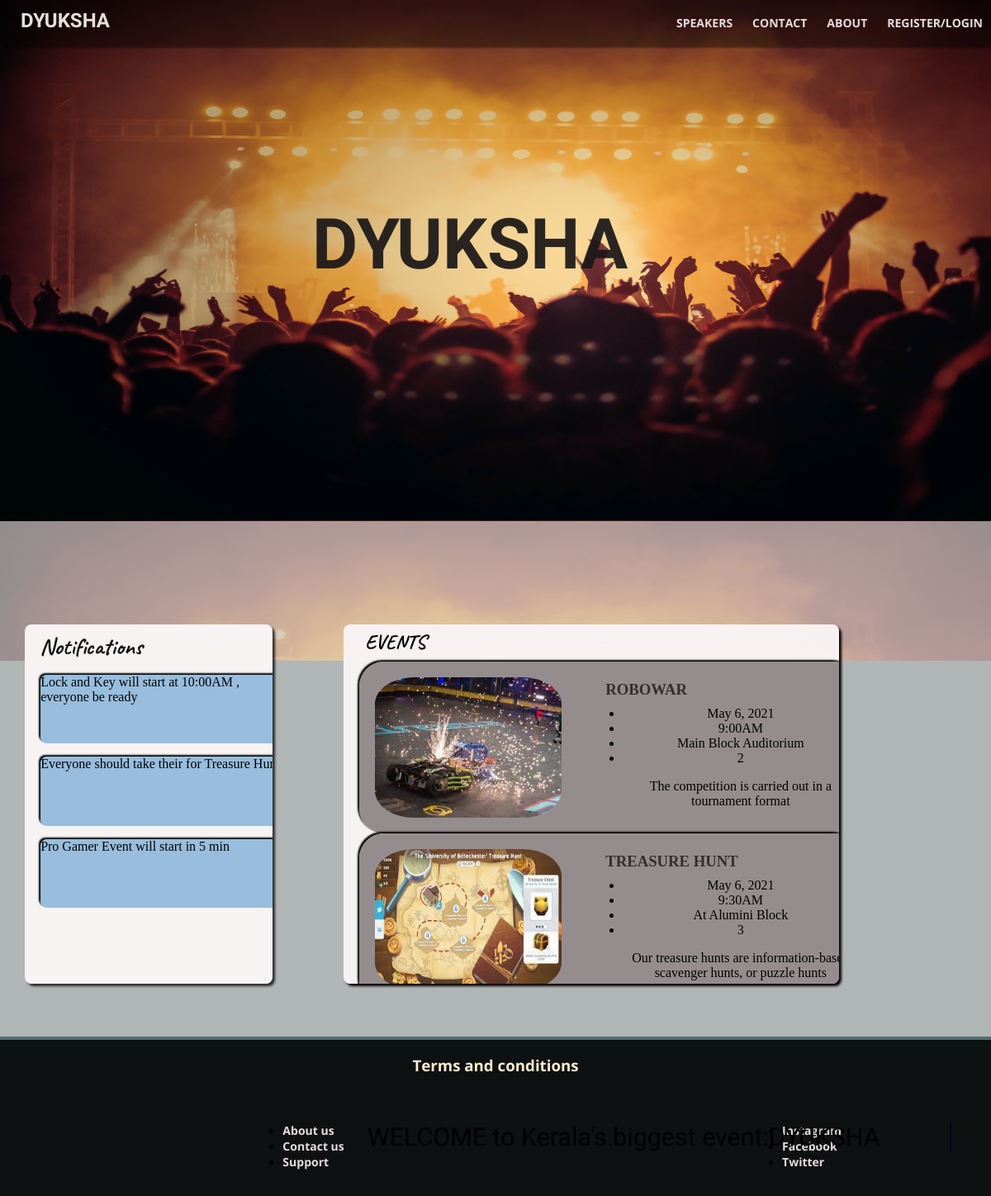
/, run on an earlier commit of the app's database.
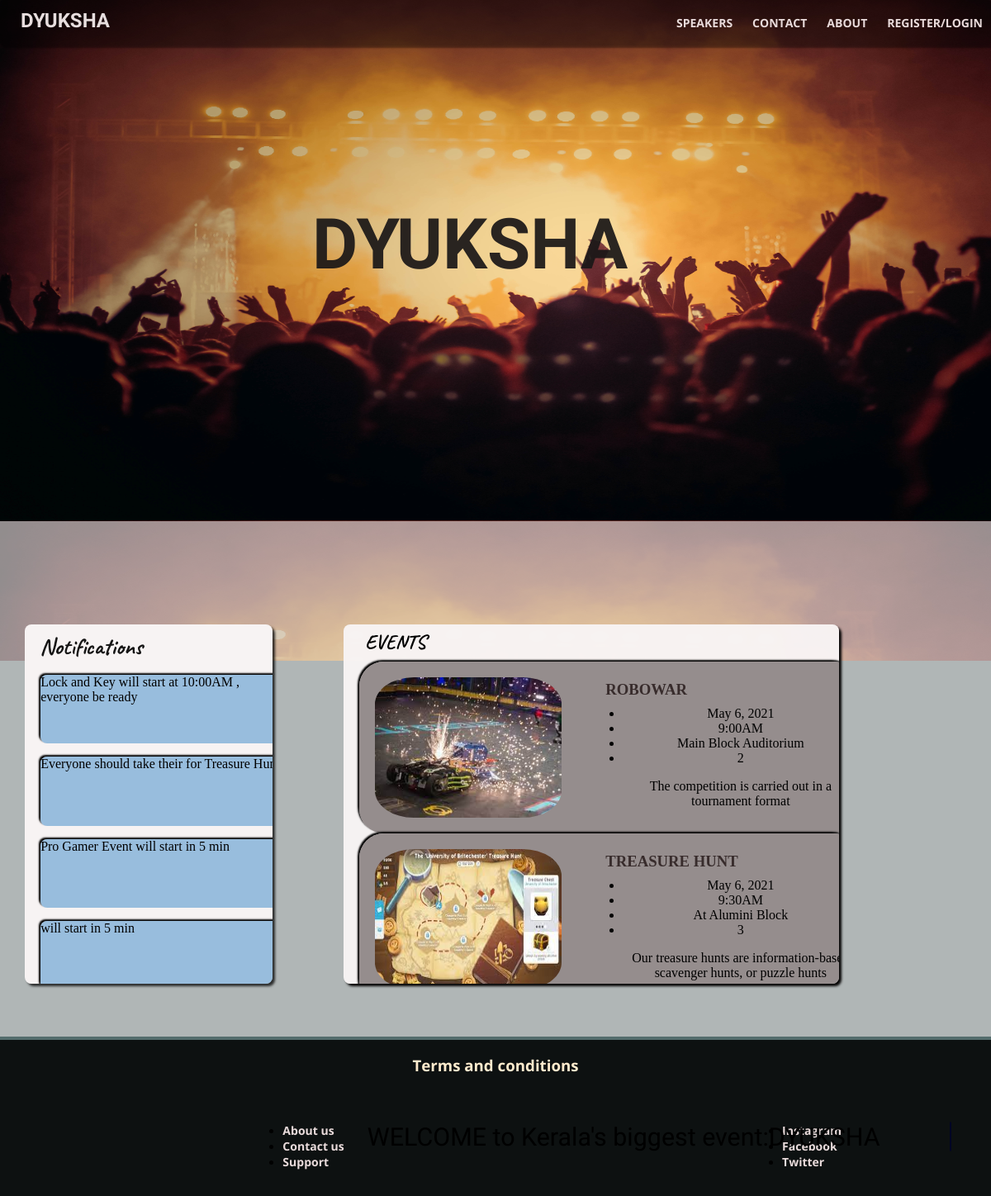
And on a later commit of the database.
### homepage/models.py (models this page shows)
class Notifications(models.Model):
    noti = models.CharField(max_length=256)

class EventData(models.Model):
    image = models.ImageField(upload_to='pics')
    event = models.CharField(max_length=255)
    date = models.DateField()
    time = models.CharField(max_length=10)
    location = models.CharField(max_length=200)
    No_of_participants = IntegerField()
    description = models.CharField(max_length=200)

### homepage/views.py (the view)
# urls.py: path("",include('homepage.urls')),
def homepage(request):
    event = EventData.objects.all()
    notif = Notifications.objects.all()
    return render(request,'home.html',{'notif':notif,'events':event})

### template/home.html (shortened to what this page needs)
{% load static %}
<!DOCTYPE html>
<html lang="en">
<head>
    <link rel="stylesheet" href="{% static 'css/home.css' %}">
</head>
<body>
    <div id="main">
        <h1 class="dyuksha" >DYUKSHA</h1>
       <header>
        <h2 class="navhead">DYUKSHA</h2>
        <nav class="nav">
            <ul class="textnav" >
                <li><a href="#">SPEAKERS</a></li>
                <li><a href="#">CONTACT</a></li>
                <li><a href="#">ABOUT</a></li>
                <li><a href="/signup/">REGISTER/LOGIN</a></li>
            </ul>
        </nav>
        </header>
    </div>
    <div class="not1">
        <h4 style="color: rgba(12, 11, 11, 0.966); position:absolute; margin-left: 18px; margin-top: 9px;
        font-size: 28px; font-family: 'Caveat', cursive;">Notifications</h4>
        {% for no in notif %}
            <div class="not2">
                <p>{{no.noti}}</p>
            </div>
        {% endfor %}
    </div>
    <div class="homeevent" >
        <h2 class="jead" style="position: absolute;
        color: black; font-family: 'Caveat', cursive; margin-top: 6px; margin-left: .7cm;">EVENTS</h2>
        {% for eve in events %}
        <div class="eventbox">
            <img  src="{{eve.image.url}}" alt="event image">
            <h3>{{eve.event}}</h3>
            <ul class="eventtext" style="position: absolute; left:7.4cm; top: 1cm; text-decoration: none; text-align: center;">
                <li>{{eve.date}}</li>
                <li>{{eve.time}}</li>
                <li>{{eve.location}}</li>
                <li>{{eve.No_of_participants}}</li>
                <p>{{eve.description}}</p>
            </ul>
        </div>
        {% endfor %}
    </div>
    <div class="last">
        <h3>Terms and conditions</h3>
        <ul class="ul1" style="margin-left: 8cm; margin-top: 1cm; position: absolute; ">
            <li><a style="text-decoration: none;" href="#">About us</a></li>
            <li><a  href="#">Contact us</a></li>
            <li><a href="#">Support</a></li>
        </ul>
        <ul class="ul2" style="margin-left: 24cm; margin-top: 1cm; position: absolute;" >
            <li><a href="#">Instagram</a></li>
            <li><a href="#">Facebook</a></li>
            <li><a href="#">Twitter</a></li>
        </ul>
    </div>
    <p class="line-1 anim-typewriter">WELCOME to Kerala's biggest event:DYUKSHA</p>
</body>
</html>

What changed in the data, as far as the page shows it:
added Notifications: noti "will start in 5 min"
